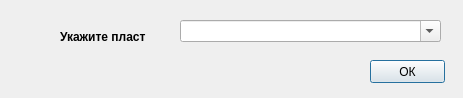
<?xml version="1.0" encoding="UTF-8"?>
<ui version="4.0">
 <class>Edit</class>
 <widget class="QDialog" name="Edit">
  <property name="geometry">
   <rect>
    <x>0</x>
    <y>0</y>
    <width>463</width>
    <height>98</height>
   </rect>
  </property>
  <property name="windowTitle">
   <string>Перемещение</string>
  </property>
  <property name="modal">
   <bool>true</bool>
  </property>
  <widget class="QComboBox" name="comboBox">
   <property name="geometry">
    <rect>
     <x>180</x>
     <y>20</y>
     <width>261</width>
     <height>22</height>
    </rect>
   </property>
   <property name="editable">
    <bool>true</bool>
   </property>
  </widget>
  <widget class="QPushButton" name="pushButton">
   <property name="geometry">
    <rect>
     <x>370</x>
     <y>60</y>
     <width>75</width>
     <height>23</height>
    </rect>
   </property>
   <property name="text">
    <string>ОК</string>
   </property>
  </widget>
  <widget class="QLabel" name="label">
   <property name="geometry">
    <rect>
     <x>60</x>
     <y>30</y>
     <width>86</width>
     <height>14</height>
    </rect>
   </property>
   <property name="font">
    <font>
     <weight>75</weight>
     <bold>true</bold>
    </font>
   </property>
   <property name="text">
    <string>Укажите пласт</string>
   </property>
  </widget>
 </widget>
 <resources/>
 <connections/>
</ui>
